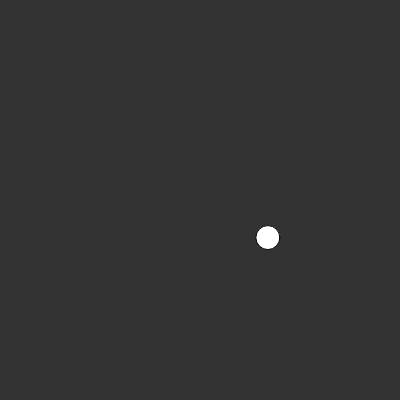
Frame 1 (no input)
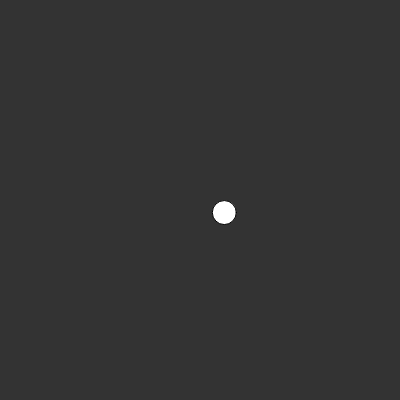
Frame 60 (no input)
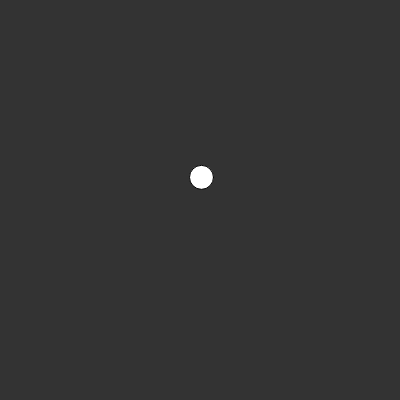
Frame 120 (the mouse pressed at the canvas centre since frame 60)

The p5.js sketch that drew these frames (run headless with seeded random() and noise() and a simulated clock; from frame 60 on, the mouse is pressed at the canvas centre):

// p5.js sketch
// ── sketch.js
var xOff = 0;
var yOff = 1000;

function setup() {
  createCanvas(400,400);
  
}

function draw() {
  background(51);  

  //x = random(width);
  
  var x = map(noise(xOff),0,1,0,width);
  var y = map(noise(yOff),0,1,0,height);

  xOff += 0.03;
  yOff += 0.03;

  fill(255);
  ellipse(x,y,24,24);
 
}
